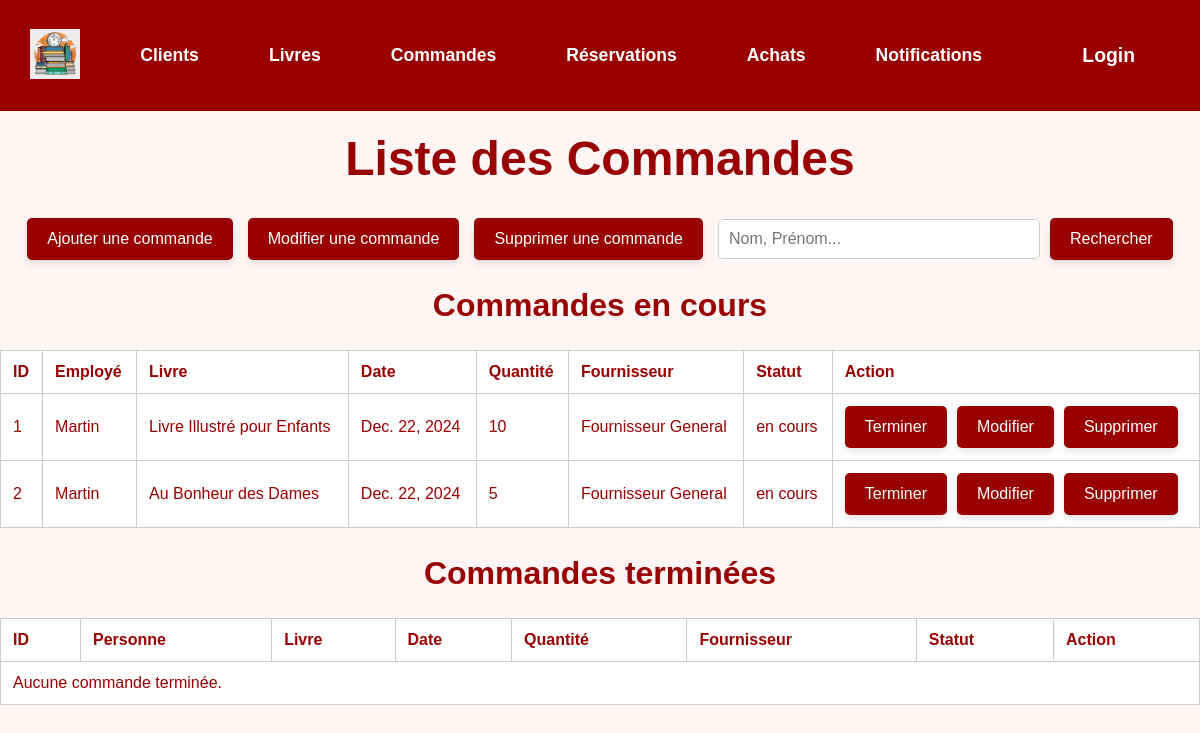
The app's page /commandes/search/ with its own data.
### gui/models.py (models this page shows, shortened)
class Commander(models.Model):
    STATUT_CHOICES = [
        ('en cours', 'En cours'),
        ('terminé', 'Terminé'),
    ]
    personne = models.ForeignKey(Personne, on_delete=models.CASCADE)
    livre = models.ForeignKey(Livre, on_delete=models.CASCADE)
    date_commande = models.DateField(default=datetime.date.today)
    quantite = models.PositiveIntegerField()
    fournisseur = models.ForeignKey(Fournisseur, null=True, blank=True, on_delete=models.SET_NULL)  # Replace 1 with the actual Fournisseur ID
    statut = models.CharField(max_length=50, choices=STATUT_CHOICES, default='en cours')
    class Meta:
        db_table = 'Commander'

class Personne(AbstractBaseUser, PermissionsMixin):
    nom = models.CharField(max_length=100)
    prenom = models.CharField(max_length=100)
    date_naissance = models.DateField()
    telephone = models.CharField(max_length=15)
    email = models.EmailField(max_length=50, primary_key=True)  # Champ unique pour l'identification
    date_creation = models.DateField(auto_now_add=True)
    solde = models.DecimalField(max_digits=10, decimal_places=2)
    adresse = models.ForeignKey('Adresse', on_delete=models.CASCADE)
    role = models.ForeignKey('Role', on_delete=models.CASCADE)
    is_active = models.BooleanField(default=True)
    is_staff = models.BooleanField(default=False)
    is_superuser = models.BooleanField(default=False)
    objects = PersonneManager()
    USERNAME_FIELD = 'email'  # Utiliser l'email comme identifiant unique
    REQUIRED_FIELDS = ['nom', 'prenom']
    class Meta:
        db_table = 'Personne'
    from decimal import Decimal  # Import pour des calculs précis

class Livre(models.Model):
    isbn13 = models.CharField(max_length=13, primary_key=True)
    titre = models.CharField(max_length=255)
    type = models.CharField(max_length=50, blank=True, null=True)
    genre_litteraire = models.CharField(max_length=100,blank=True, null=True)
    sous_genre = models.CharField(max_length=100,blank=True, null=True)
    langue = models.CharField(max_length=50,blank=True, null=True)
    format = models.CharField(max_length=50,blank=True, null=True)
    nombre_pages = models.IntegerField(blank=True,null=True)
    dimensions = models.CharField(max_length=50,blank=True,null=True)
    date_parution = models.DateField(blank=True,null=True)
    localisation = models.CharField(max_length=100,blank=True,null=True)
    synopsis = models.TextField(blank=True,null=True)
    prix = models.DecimalField(max_digits=10, decimal_places=2, default=Decimal('0.00'))
    url_reference = models.URLField(blank=True, null=True)
    quantite_disponible = models.PositiveIntegerField()
    quantite_minimale = models.PositiveIntegerField(default=1)
    editeur = models.ForeignKey(Editeur, on_delete=models.CASCADE)
    contributeurs = models.ManyToManyField(Contributeur)
    class Meta:
        db_table = 'Livre'

class Fournisseur(models.Model):
    nom_fournisseur = models.CharField(max_length=100)
    adresses = models.ManyToManyField(
        'Adresse',
        through='FournisseurAdresse',
        related_name='fournisseurs'
    )
    class Meta:
        db_table = 'Fournisseur'
    def __str__(self):
        return self.nom_fournisseur

### gui/views.py (the view, shortened to what this page needs)
# urls.py: path('commandes/search/', CommanderResearch.as_view(), name='commandes_research'),
class CommanderResearch(ListView):
    model = Commander
    template_name = 'gui/lister_commandes.html'
    context_object_name = 'commandes'
    def get_queryset(self):
        search_query = self.request.GET.get('search', '')
        sort_by = self.request.GET.get('sort_by', 'date_commande')
        order = self.request.GET.get('order', 'asc')
        sort_prefix = '' if order == 'asc' else '-'
        query = Q()
        commandes_en_cours = Commander.objects.filter(statut='en cours').filter(query)
        commandes_terminees = Commander.objects.filter(statut='terminé').filter(query)
        commandes_en_cours = commandes_en_cours.order_by(f"{sort_prefix}{sort_by}")
        commandes_terminees = commandes_terminees.order_by(f"{sort_prefix}{sort_by}")
        return commandes_en_cours, commandes_terminees
    def get_context_data(self, **kwargs):
        context = super().get_context_data(**kwargs)
        commandes_en_cours, commandes_terminees = self.get_queryset()
        context['commandes_en_cours'] = commandes_en_cours
        context['commandes_terminees'] = commandes_terminees
        return context

### templates/gui/lister_commandes.html (shortened to what this page needs)
{% load static %}
<!DOCTYPE html>
<html lang="fr">
<head>
</head>
<body>
    {% include 'gui/navbar.html' %}
    <h1 style="color: #990000; text-align: center; font-size: 3em; margin-top: 20px;">Liste des Commandes</h1>
    <div class="action-bar">
        <a href="/commandes/create/" class="button">Ajouter une commande</a>
        <a href="/commandes/saisir_commande_ID/" class="button">Modifier une commande</a>
        <a href="{% url 'commandes_delete' %}" class="button">Supprimer une commande</a>
        <form method="GET" action="{% url 'commandes_research' %}" style="display: inline-flex; align-items: center; gap: 10px;">
            <input type="text" id="search" name="search" placeholder="Nom, Prénom..." value="{{ request.GET.search }}">
            <button type="submit" class="button">Rechercher</button>
        </form>
    </div>
    <h2 style="color: #990000; text-align: center; font-size: 2em;">Commandes en cours</h2>
    <table>
        <thead>
            <tr>
                <th><a href="?sort_by=id&order={% if request.GET.sort_by == 'id' and request.GET.order == 'asc' %}desc{% else %}asc{% endif %}">ID</a></th>
                <th><a href="?sort_by=personne&order={% if request.GET.order == 'asc' %}desc{% else %}asc{% endif %}">Employé</a></th>
                <th><a href="?sort_by=livre&order={% if request.GET.order == 'asc' %}desc{% else %}asc{% endif %}">Livre</a></th>
                <th><a href="?sort_by=date_commande&order={% if request.GET.sort_by == 'quantite' and request.GET.sort_by == 'date' and request.GET.order == 'asc' %}desc{% else %}asc{% endif %}">Date</a></th>
                <th><a href="?sort_by=quantite&order={% if request.GET.order == 'asc' %}desc{% else %}asc{% endif %}">Quantité</a></th>
                <th><a href="?sort_by=fournisseur&order={% if request.GET.order == 'asc' %}desc{% else %}asc{% endif %}">Fournisseur</a></th>
                <th><a href="?sort_by=statut&order={% if request.GET.order == 'asc' %}desc{% else %}asc{% endif %}">Statut</a></th>
                <th>Action</th>
            </tr>
        </thead>
        <tbody>
            {% for commande in commandes_en_cours %}
            <tr>
                <td>{{ commande.id }}</td>
                <td>{{ commande.personne.nom }}</td>
                <td>{{ commande.livre.titre }}</td>
                <td>{{ commande.date_commande }}</td>
                <td>{{ commande.quantite }}</td>
                <td>{{ commande.fournisseur }}</td>
                <td>{{ commande.statut }}</td>
                <td>
                    <div class="action-buttons">
                        <form method="POST" action="{% url 'terminer_commande' commande.id %}">
                            <button type="submit" class="btn-action">Terminer</button>
                        </form>
                        <a href="{% url 'commandes_update' commande.id %}" class="btn-warning">Modifier</a>
                        <a href="{% url 'commandes_with_ID_delete' pk=commande.id %}" class="button">Supprimer</a>
                    </div>
                </td>
            </tr>
            {% empty %}
            <tr class="empty-message">
                <td colspan="8">Aucune commande en cours.</td>
            </tr>
            {% endfor %}
        </tbody>
    </table>
    <h2 style="color: #990000; text-align: center; font-size: 2em;">Commandes terminées</h2>
    <table>
        <thead>
            <tr>
                <th><a href="?sort_by=id&order={% if request.GET.order == 'asc' %}desc{% else %}asc{% endif %}">ID</a></th>
                <th><a href="?sort_by=personne&order={% if request.GET.order == 'asc' %}desc{% else %}asc{% endif %}">Personne</a></th>
                <th><a href="?sort_by=livre&order={% if request.GET.order == 'asc' %}desc{% else %}asc{% endif %}">Livre</a></th>
                <th><a href="?sort_by=date_commande&order={% if request.GET.order == 'asc' %}desc{% else %}asc{% endif %}">Date</a></th>
                <th><a href="?sort_by=quantite&order={% if request.GET.order == 'asc' %}desc{% else %}asc{% endif %}">Quantité</a></th>
                <th><a href="?sort_by=fournisseur&order={% if request.GET.order == 'asc' %}desc{% else %}asc{% endif %}">Fournisseur</a></th>
                <th><a href="?sort_by=statut&order={% if request.GET.order == 'asc' %}desc{% else %}asc{% endif %}">Statut</a></th>
                <th>Action</th>
            </tr>
        </thead>
        <tbody>
            {% for commande in commandes_terminees %}
            <tr>
                <td>{{ commande.id }}</td>
                <td>{{ commande.personne.nom }}</td>
                <td>{{ commande.livre.titre }}</td>
                <td>{{ commande.date_commande }}</td>
                <td>{{ commande.quantite }}</td>
                <td>{{ commande.fournisseur }}</td>
                <td>{{ commande.statut }}</td>
                <td>
                    <div class="action-buttons">
                        <a href="{% url 'commandes_update' commande.id %}" class="btn-warning">Modifier</a>
                        <a href="{% url 'commandes_with_ID_delete' pk=commande.id %}" class="button">Supprimer</a>
                    </div>
                </td>
            </tr>
            {% empty %}
            <tr class="empty-message">
                <td colspan="8">Aucune commande terminée.</td>
            </tr>
            {% endfor %}
        </tbody>
    </table>
</body>
</html>

### templates/gui/lister_commandes.html (style rules this page uses)
body { font-family: Arial, sans-serif; background-color: #fff5f5; color: #990000; margin: 0; padding: 0; }
.action-bar { display: flex; justify-content: center; align-items: center; gap: 15px; margin: 20px 0; }
.action-bar a, .action-bar button { background-color: #990000; color: white; padding: 12px 20px; font-size: 1em; text-decoration: none; border: none; border-radius: 5px; cursor: pointer; box-shadow: 0 4px 6px rgba(0, 0, 0, 0.1); transition: background-color 0.3s, transform 0.2s; }
input[type="text"] { padding: 10px; font-size: 1em; border: 1px solid #ccc; border-radius: 5px; width: 300px; }
table { width: 100%; border-collapse: collapse; margin-top: 20px; border: 1px solid #ccc; }
th, td { padding: 12px; text-align: left; border: 1px solid #ccc; }
th a { color: #990000; text-decoration: none; }
th { background-color: #ffffff; color: #990000; }
td { background-color: #fff; }
tr:nth-child(even) { background-color: #f9f9f9; }
.empty-message { text-align: center; color: #990000; }
.action-buttons { display: flex; justify-content: flex-start; gap: 10px; align-items: center; }
.action-buttons button, .action-buttons a { background-color: #990000; color: white; padding: 12px 20px; font-size: 1em; text-decoration: none; border: none; border-radius: 5px; cursor: pointer; box-shadow: 0 4px 6px rgba(0, 0, 0, 0.1); transition: background-color 0.3s, transform 0.2s; }
.btn-warning { background-color: #FF9800; }

### records on screen
Commander: id "1", personne.nom "Martin", livre.titre "Livre Illustré pour Enfants", date_commande "Dec. 22, 2024", quantite "10", fournisseur "Fournisseur General", statut "en cours"
Commander: id "2", personne.nom "Martin", livre.titre "Au Bonheur des Dames", date_commande "Dec. 22, 2024", quantite "5", fournisseur "Fournisseur General", statut "en cours"
